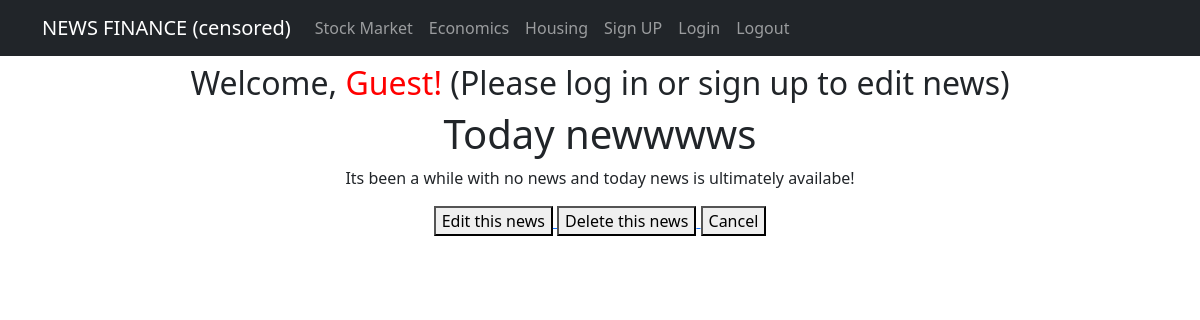
Page /news/26/ on the earlier database version.
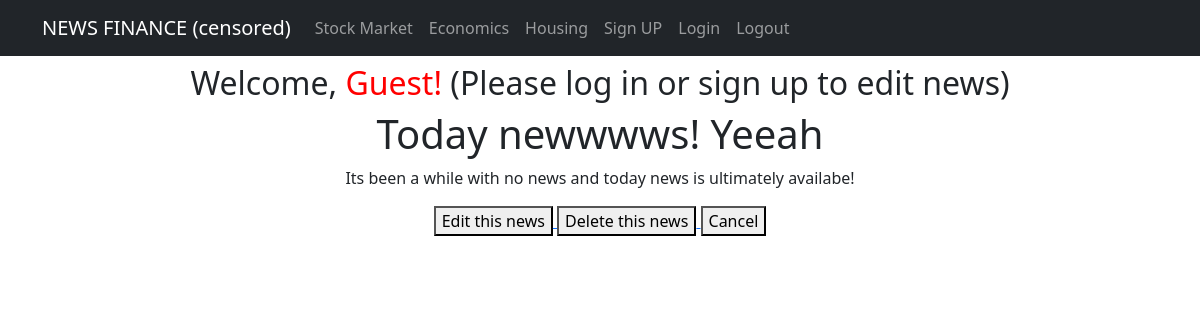
Same page on the later database version.
### app/models.py (models this page shows, shortened)
class News(models.Model):
    name = models.CharField(max_length=150, unique=True)
    description = models.TextField()
    published_date = models.DateTimeField(auto_now_add=True)
    category = models.ForeignKey(to='Category', on_delete=models.CASCADE, related_name='news')
    class Meta:
        verbose_name_plural = "News"

### app/views.py (the view)
# urls.py: path('news/<int:pk>/', NewsDetail.as_view(), name='news_detail'),  # News detail page
class NewsDetail(DetailView):
    model = News
    template_name = 'news_detail.html'
    context_object_name = 'news_detail'

### app/templatetags/custom_filters.py (called while the page is built)
@register.filter(name='censor_bad_words')
def censor_bad_words(value):
    words = value.split()
    censored_words = [BAD_WORDS.get(word, word) for word in words]
    return ' '.join(censored_words)

### templates/news_detail.html (shortened to what this page needs)
{% extends 'flatpages/default.html' %}
{% load custom_filters %}
{% block content %}
<h1>{{ news_detail.name|censor_bad_words|safe }}</h1>
<p>{{ news_detail.description|safe }}</p>
<a href="{% url 'news_form' news_detail.pk %}">
<button type="button">Edit this news</button>
</a>
<a href="{% url 'news_delete' news_detail.pk %}">
<button type="button">Delete this news</button>
</a>
<a href="{% url 'news_list' %}">
<button type="button">Cancel</button>
</a>
{% endblock content %}

Differences in the rows shown:
changed News "Its been a while with no news and today news is ultimately availabe!": name|censor_bad_words "Today newwwws" → "Today newwwws! Yeeah"
